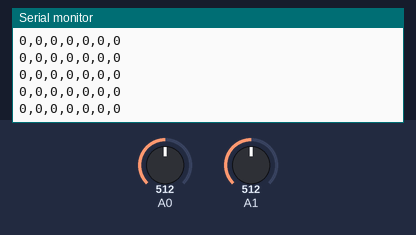
Recording of a sketch running on a simulated Arduino Leonardo, built with avr-gcc and run on an emulated ATmega32U4. Shown: the last lines printed to the serial monitor. The inputs (shaded band) are chosen by the test bench; at power-on: A0 = 512, A1 = 512.

Above: at 1.2 s.
1.3 s: A0 set to 716
At 1.9 s:
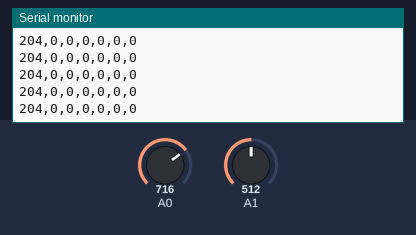
2.8 s: A1 set to 716
At 3.5 s:
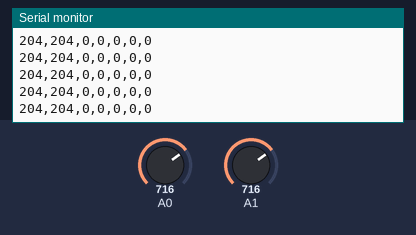
4.3 s: A0 set to 900
At 4.8 s:
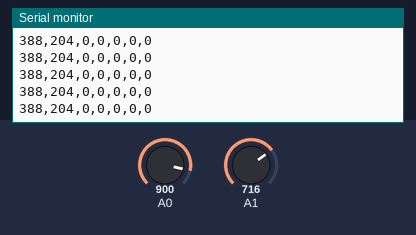
5.8 s: A1 set to 900
At 6.7 s:
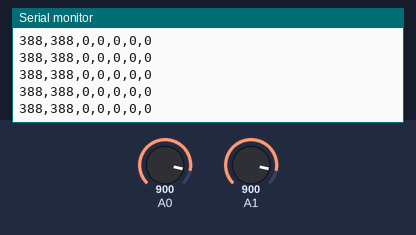
Timing chart, 0 to 8.3 s (numbered marks = the images above; inputs shaded):
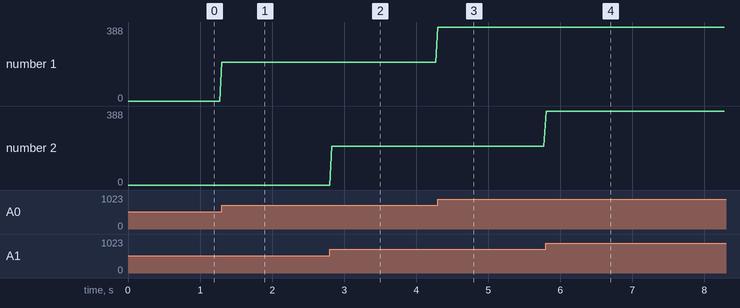

The sketch:

CatAndMouseGame.ino
```cpp
//////////////////////////////////////////////
// CAT AND MOUSE GAME
// Author: Mike Parks
//
//////////////////////////////////////////////


// INCLUDE LIBRARIES
#include <Esplora.h>


// DECLARE GLOBAL VARIABLES
int Xvalue = 0;
int Yvalue = 0;

int Jbutton = 1023;
int upButton = 1;
int downButton = 1;
int rightButton = 1;
int leftButton = 1;


//
// SETUP ROUTINE
//
void setup(){
  Serial.begin(9600);
}


//
// MAIN LOOP
//
void loop()
{
  // READ SENSORS
  Xvalue = Esplora.readJoystickX();
  Yvalue = Esplora.readJoystickY();
  Jbutton = Esplora.readJoystickSwitch();
  upButton = Esplora.readButton(SWITCH_UP);
  downButton = Esplora.readButton(SWITCH_DOWN);
  rightButton = Esplora.readButton(SWITCH_RIGHT);
  leftButton = Esplora.readButton(SWITCH_LEFT);

  // TRANSMIT SENSOR DATA TO PROCESSING
  // VIA SERIAL COMMUNICATIONS LINK
  Serial.print(Xvalue);
  Serial.print(",");
  Serial.print(Yvalue);
  Serial.print(",");
  Serial.print(Jbutton);
  Serial.print(",");
  Serial.print(upButton);
  Serial.print(",");
  Serial.print(downButton);
  Serial.print(",");
  Serial.print(rightButton);
  Serial.print(",");
  Serial.println(leftButton);

  // LET THINGS SETTLE
  delay(30);
}
```

Measured:
- after the input at 1.3 s, the serial monitor: prints a new line at once (image 1)
- after the input at 2.8 s, the serial monitor: prints a new line at once (image 2)
- after the input at 4.3 s, the serial monitor: prints a new line at once (image 3)
- after the input at 5.8 s, the serial monitor: prints a new line at once (image 4)
- plotted number 1: 0 → 204 after the input at 1.3 s, 204 → 388 after the input at 4.3 s
